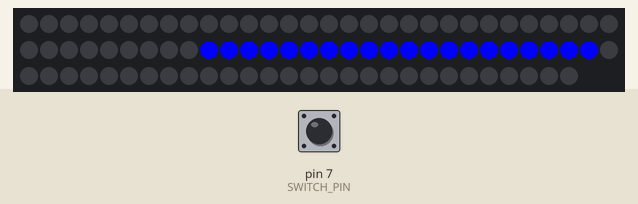
This sketch was run on a simulated Arduino Uno, built with avr-gcc and run on an emulated ATmega328P. On the bench: 88 RGB LEDs in strip order, left to right, continuing on the next row. The test bench sets the inputs (shaded band); at power-on: pin 7 (SWITCH_PIN) LOW.

Above: at 2.2 s.
2.3 s: pin 7 (SWITCH_PIN) pulled HIGH for 1.9 s
At 3.0 s:
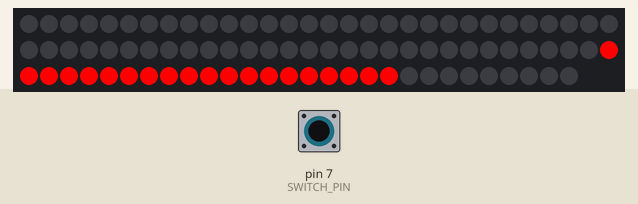
5.7 s: pin 7 (SWITCH_PIN) pulled HIGH for 1.9 s
At 6.68 s:
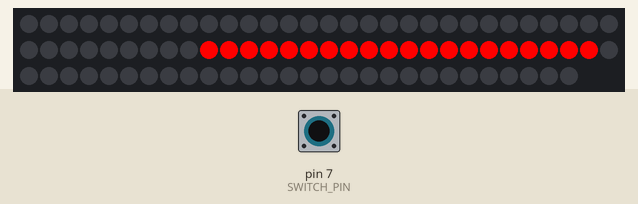
9.1 s: pin 7 (SWITCH_PIN) pulled HIGH for 3.2 s
At 12.43 s:
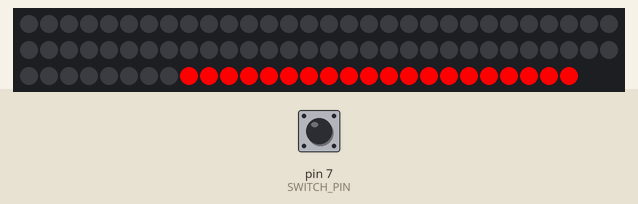
Timing chart, 0 to 13.9 s (numbered marks = the images above; inputs shaded):
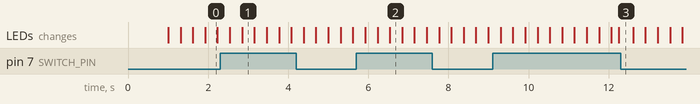

The sketch:

led_snake.ino
```cpp
#include "FastLED.h"

#define NUM_LEDS 88
#define SWITCH_PIN 7
#define DATA_PIN 8

#define SNAKE_LENGTH 20
#define SNAKE_SPEED 50

CRGB leds[NUM_LEDS];
int red_color[3] = {255, 0, 0};
int blue_color[3] = {0, 0, 255};

void setup() {
  Serial.begin(9600);

  delay(1000);
  FastLED.addLeds<WS2812, DATA_PIN, GRB>(leds, NUM_LEDS);
  pinMode(SWITCH_PIN, INPUT);

  for (int i = 0; i < NUM_LEDS; i++) {
    leds[i] = CRGB::Black;
  }
}

void loop() {
  bool switch_state = digitalRead(SWITCH_PIN) == true;

  for (int i = 0; i < NUM_LEDS - SNAKE_LENGTH + 1; i++) {
    for (int j = 0; j < SNAKE_LENGTH; j++) {
      leds[i + j].setRGB(switch_state ? red_color[0] : blue_color[0], switch_state ? red_color[1] : blue_color[1], switch_state ? red_color[2] : blue_color[2]);
    }

    FastLED.show();
    delay(1000 / SNAKE_SPEED);

    for (int j = 0; j < SNAKE_LENGTH; j++) {
      leds[i + j] = CRGB::Black;
    }
  }

  switch_state = digitalRead(SWITCH_PIN) == true;

  for (int i = NUM_LEDS - 1; i > SNAKE_LENGTH; i--) {
    for (int j = 0; j < SNAKE_LENGTH; j++) {
      leds[i - j].setRGB(switch_state ? red_color[0] : blue_color[0], switch_state ? red_color[1] : blue_color[1], switch_state ? red_color[2] : blue_color[2]);
    }

    FastLED.show();
    delay(1000 / SNAKE_SPEED);

    for (int j = 0; j < SNAKE_LENGTH; j++) {
      leds[i - j] = CRGB::Black;
    }
  }
}
```

Measured:
- after the input at 5.7 s, the LEDs: first change after 0.22 s (image 2 shows a later state)
